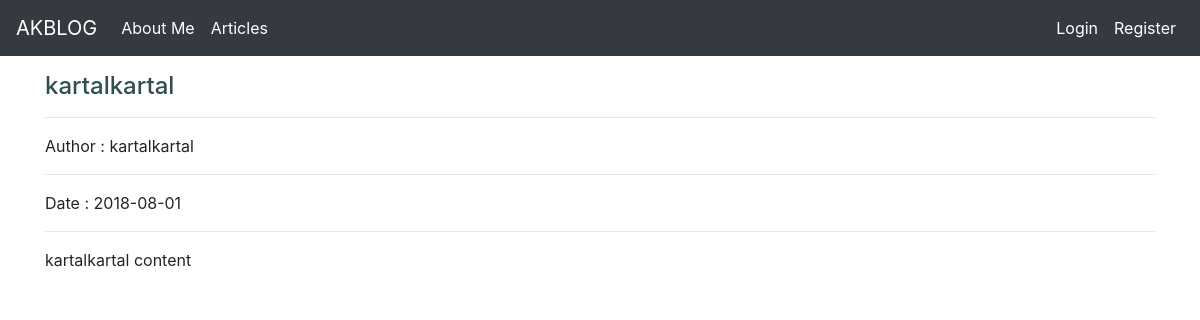
Page /article/3 on the committed database.
### blog/models.py (models this page shows, shortened)
class Article(db.Model):
    id = db.Column(db.Integer,primary_key = True)
    title = db.Column(db.String(100),nullable = False)
    date_posted = db.Column(db.DateTime, nullable=False, default=datetime.utcnow)
    content = db.Column(db.Text,nullable = False)
    user_id = db.Column(db.Integer,db.ForeignKey("user.id"),nullable = False)

class User (db.Model,UserMixin):
    id = db.Column(db.Integer,primary_key = True)
    username = db.Column(db.String(20),unique = True, nullable = False)
    email = db.Column(db.String(120),unique = True, nullable = False)
    image_file = db.Column(db.String(120),nullable = False, default = "default.jpg")
    password = db.Column(db.String(60),nullable = False)
    article = db.relationship("Article",backref = "author",lazy = True)

### blog/routes.py (the view)
@app.route("/article/<int:article_id>")
def article(article_id):
    article = Article.query.get_or_404(article_id)
    return render_template("article.html",title = article.title,article=article)

### blog/templates/article.html
{% extends "layout.html" %}
{% block body %}
{% if article %}
<h4>{{article.title}}</h4>
<hr>
Author : {{article.author.username}}
<hr>
Date : {{article.date_posted.strftime("%Y-%m-%d")}}
<hr>
{{article.content | safe}}
{% else %}
<div class="alert alert-warning"> There is no article here.</div>
{% endif %}
{% endblock body %}

### static/main.css (style rules this page uses)
h1,h2,h3,h4 { color: darkslategrey; }
*, *:before, *:after { box-sizing: inherit; }
html { box-sizing: border-box; text-rendering: optimizeLegibility; }
body { overflow-x: hidden; -webkit-font-smoothing: antialiased; -moz-osx-font-smoothing: grayscale; }
blockquote, dl, dd, h1, h2, h3, h4, h5, h6, figure, p, pre, fieldset, ul, ol, menu, form { margin: 0; }
html { line-height: 1.15; -webkit-text-size-adjust: 100%; }
body { margin: 0; }
hr { box-sizing: content-box; height: 0; overflow: visible; }

### rows in the picture
Article: title "kartalkartal", date_posted "2018-08-01", content "kartalkartal content"
User: author.username "kartalkartal"
